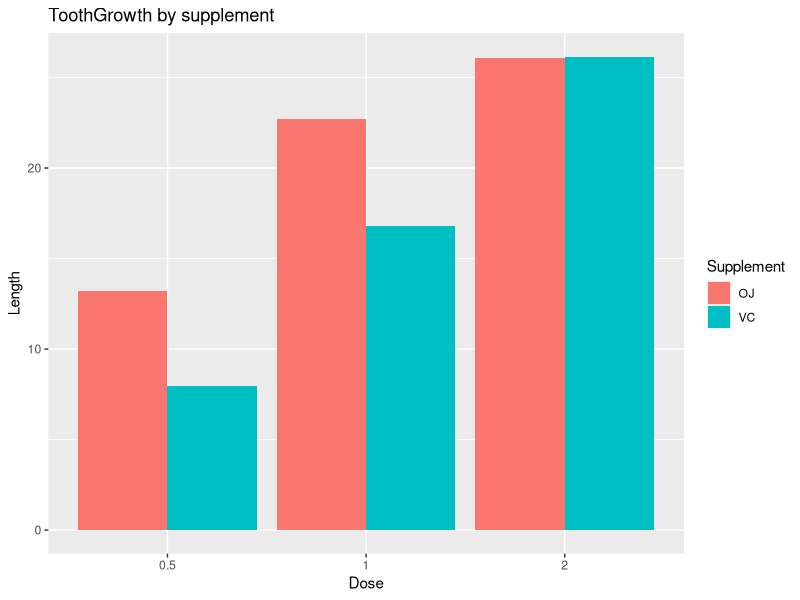

The R script that drew this image:
## ---- chunk 1
data(ToothGrowth)

library(ggplot2)
library(dplyr)

filtered <- ToothGrowth %>% 
    group_by(supp, dose) %>% 
    summarise_each(funs(mean(len))) %>% 
    as.data.frame()

filtered$dose <- as.factor(filtered$dose)

names(filtered) <- c("Supplement","Dose",'Length')

g <- ggplot(data = filtered, 
    aes(x = Dose, y = Length))
g <- g + geom_bar(stat = "identity", 
    aes(fill=Supplement), 
    position=position_dodge())
g <- g + labs(title = "ToothGrowth by supplement")
print(g)
## ---- chunk 2
summary(ToothGrowth)
## ---- chunk 3
calculateIntervals <- function(g1, g2) {
    
    # Get the mean
    g1m <- mean(g1)
    g2m <- mean(g2)
    
    # Get the standard deviation
    g1s <- sd(g1)
    g2s <- sd(g2)
    
    # Get the number of each collection
    g1n <- length(g1)
    g2n <- length(g2)
    
    # Get the degrees of freedom
    df <- (g1s^2/g1n + g2s^2/g2n)^2 / ((g1s^2/g1n)^2/(g1n-1) + (g2s^2/g2n)^2/(g2n-1))
    
    # Calculate the confidence interval for 5% of both sides using T Student's
    int <- (g1m - g2m) + c(-1,1) * qt(.975, df) * sqrt(g1s^2/g1n + g2s^2/g2n)
    
    return(int)
}

calculatePValue <- function(g1, g2) {
    
    # Order to get from the smaller to greater
    if(mean(g1) > mean(g2)) {
        aux <- g1
        g1 <- g2
        g2 <- aux
    }
        
    # Get the mean
    g1m <- mean(g1)
    g2m <- mean(g2)
    
    # Get the standard deviation
    g1s <- sd(g1)
    g2s <- sd(g2)
    
    # Get the number of each collection
    g1n <- length(g1)
    g2n <- length(g2)
    
    # Get the degrees of freedom
    df <- (g1s^2/g1n + g2s^2/g2n)^2 / ((g1s^2/g1n)^2/(g1n-1) + (g2s^2/g2n)^2/(g2n-1))
    
    # Get T statistic
    t <- (g1m - g2m) / sqrt(g1s^2/g1n + g2s^2/g2n)
    
    # Return the p-value
    return(2 * pt(t, df))
    
}
## ---- chunk 4
g1 <- ToothGrowth$len[ToothGrowth$supp == "OJ"]
g2 <- ToothGrowth$len[ToothGrowth$supp == "VC"]
calculateIntervals(g1, g2)
## ---- chunk 5
g1 <- ToothGrowth$len[ToothGrowth$supp == "OJ"]
g2 <- ToothGrowth$len[ToothGrowth$supp == "VC"]
calculatePValue(g1, g2)
## ---- chunk 6
g1 <- ToothGrowth$len[ToothGrowth$dose == 0.5]
g2 <- ToothGrowth$len[ToothGrowth$dose == 1.0]
calculateIntervals(g1, g2)
## ---- chunk 7
g1 <- ToothGrowth$len[ToothGrowth$dose == 0.5]
g2 <- ToothGrowth$len[ToothGrowth$dose == 1.0]
calculatePValue(g1, g2)
## ---- chunk 8
g1 <- ToothGrowth$len[ToothGrowth$dose == 0.5]
g2 <- ToothGrowth$len[ToothGrowth$dose == 2.0]
calculateIntervals(g1, g2)
## ---- chunk 9
g1 <- ToothGrowth$len[ToothGrowth$dose == 0.5]
g2 <- ToothGrowth$len[ToothGrowth$dose == 2.0]
calculatePValue(g1, g2)
## ---- chunk 10
g1 <- ToothGrowth$len[ToothGrowth$dose == 1.0]
g2 <- ToothGrowth$len[ToothGrowth$dose == 2.0]
calculateIntervals(g1, g2)
## ---- chunk 11
g1 <- ToothGrowth$len[ToothGrowth$dose == 1.0]
g2 <- ToothGrowth$len[ToothGrowth$dose == 2.0]
calculatePValue(g1, g2)
